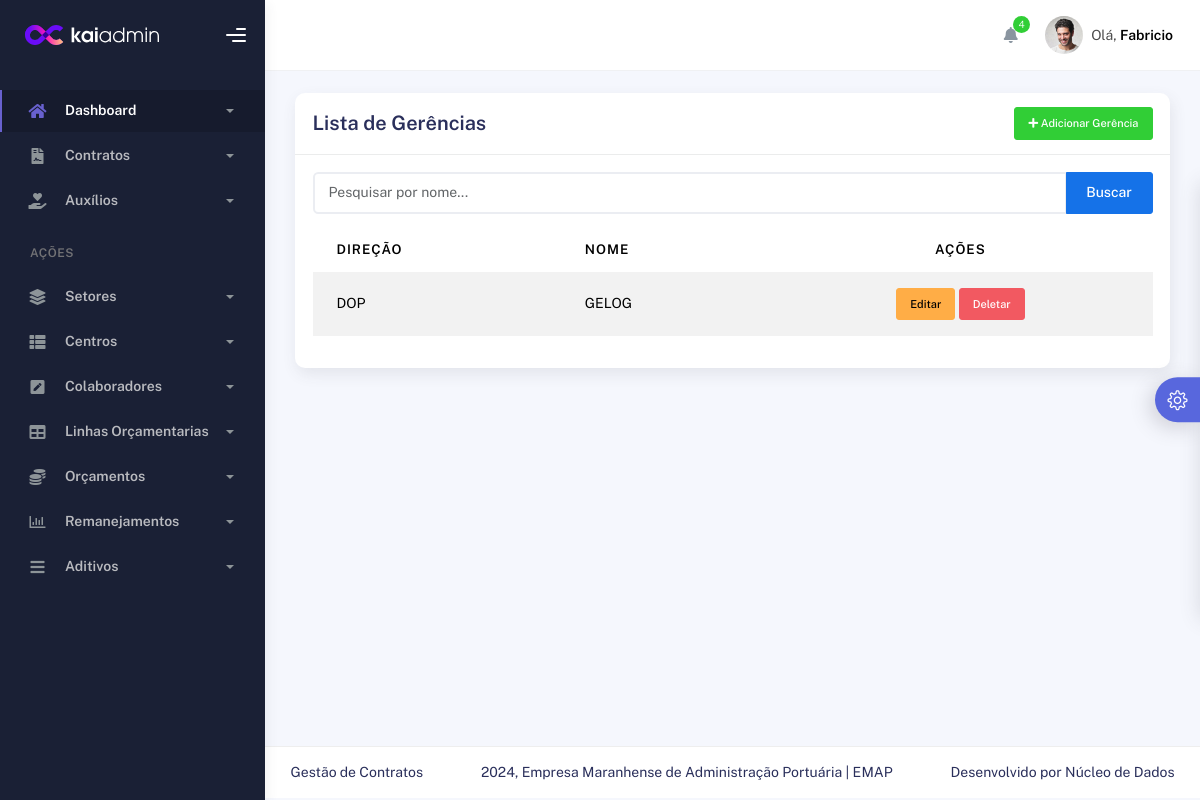
Page /contratos/listargerencias/ on the earlier database version.
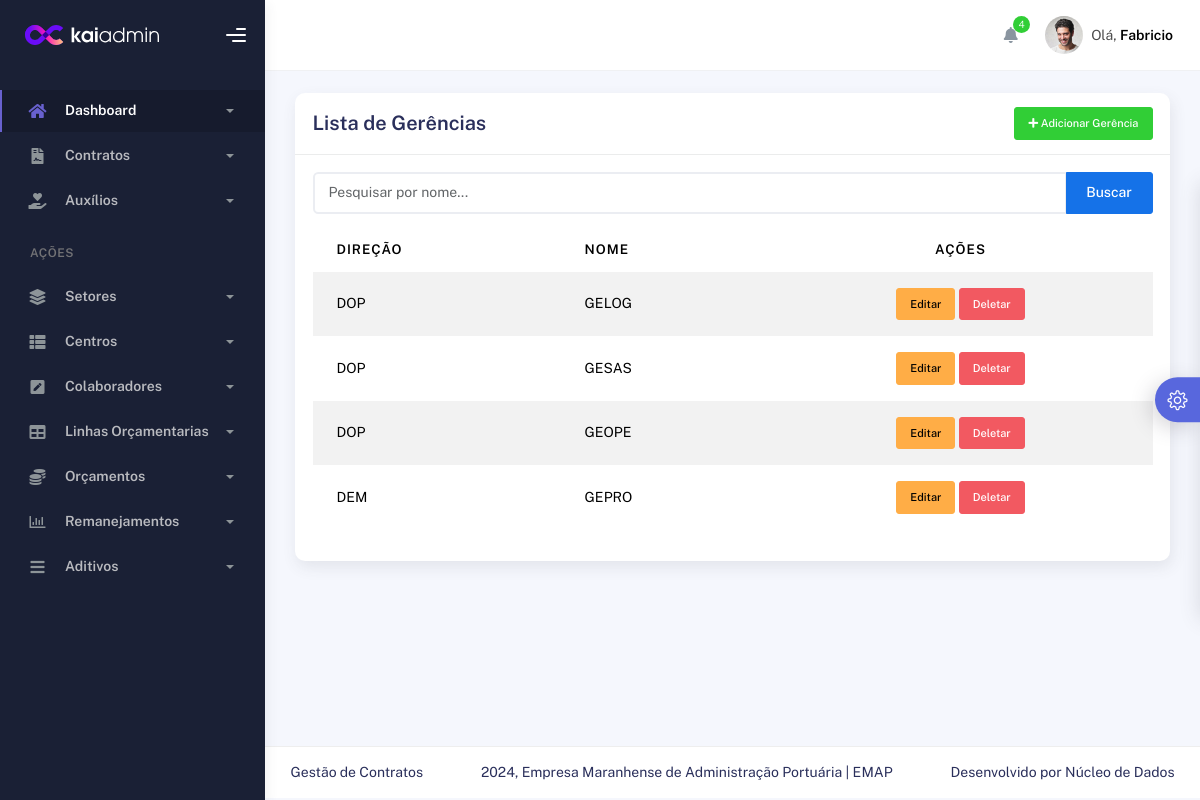
Same page on the later database version.
### contract/models.py (models this page shows, shortened)
class Gerencia(models.Model):
    nome = models.CharField(max_length=100)
    direcao = models.ForeignKey(Direcao, on_delete=models.CASCADE, related_name='gerencias')
    class Meta:
        verbose_name = 'Gerência'
        verbose_name_plural = 'Gerências'
        unique_together = ('direcao','nome')

class Direcao(models.Model):
    nome = models.CharField(max_length=100)
    class Meta:
        verbose_name = 'Direção'
        verbose_name_plural = 'Direções'

### contract/views.py (the view)
# urls.py: path('listargerencias/', GerenciaListView.as_view(), name='gerencia_list'),
class GerenciaListView(ListView):
    model = Gerencia
    template_name = 'setores/gerencia_list.html'
    context_object_name = 'gerencias'

### contract/templates/setores/gerencia_list.html
{% extends 'index.html' %}
{% block 'conteudo' %}
<div class="container">
    <div class="page-inner">
        <div class="row">
            <div class="col-md-12">
                <div class="card">
                    <div class="card-header d-flex justify-content-between align-items-center">
                        <h4 class="card-title">Lista de Gerências</h4>
                        <a href="{% url 'gerencia_create' %}" class="btn btn-success btn-sm">
                            <i class="fas fa-plus"></i> Adicionar Gerência
                        </a>
                    </div>
                    <div class="card-body">
                        <form method="GET" action="{% url 'gerencia_list' %}">
                            <div class="input-group mb-3">
                                <input type="text" id="searchInput" class="form-control" name="search" placeholder="Pesquisar por nome...">
                                <button class="btn btn-primary" type="submit">Buscar</button>
                            </div>
                        </form>
                        <table class="table table-striped">
                            <thead>
                                <tr>
                                    <th>Direção</th>
                                    <th>Nome</th>
                                    <th class="text-center">Ações</th>
                                </tr>
                            </thead>
                            <tbody id="gerenciaTable">
                                {% for gerencia in gerencias %}
                                <tr>
                                    <td>{{ gerencia.direcao.nome }}</td>
                                    <td>{{ gerencia.nome }}</td>
                                    <td class="text-center">
                                        <a href="{% url 'gerencia_update' gerencia.pk %}" class="btn btn-warning btn-sm">Editar</a>
                                        <a href="{% url 'gerencia_delete' gerencia.pk %}" class="btn btn-danger btn-sm">Deletar</a>
                                    </td>
                                </tr>
                                {% endfor %}
                            </tbody>
                        </table>
                    </div>
                </div>
            </div>
        </div>
    </div>
</div>
{% endblock %}

Differences in the rows shown:
added Gerencia: direcao.nome "DOP", nome "GESAS"
added Gerencia: direcao.nome "DOP", nome "GEOPE"
added Gerencia: direcao.nome "DEM", nome "GEPRO"
